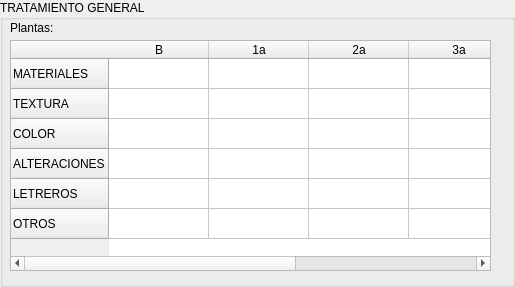
<?xml version="1.0" encoding="UTF-8"?>
<ui version="4.0">
 <class>TratamientoForm</class>
 <widget class="QGroupBox" name="TratamientoForm">
  <property name="geometry">
   <rect>
    <x>0</x>
    <y>0</y>
    <width>515</width>
    <height>287</height>
   </rect>
  </property>
  <property name="font">
   <font>
    <pointsize>9</pointsize>
   </font>
  </property>
  <property name="windowTitle">
   <string>Tratamiento General</string>
  </property>
  <property name="title">
   <string>TRATAMIENTO GENERAL</string>
  </property>
  <widget class="QLabel" name="tratPisosLbl">
   <property name="geometry">
    <rect>
     <x>10</x>
     <y>20</y>
     <width>52</width>
     <height>15</height>
    </rect>
   </property>
   <property name="text">
    <string>Plantas: </string>
   </property>
  </widget>
  <widget class="QTableWidget" name="tableWidget">
   <property name="geometry">
    <rect>
     <x>10</x>
     <y>40</y>
     <width>481</width>
     <height>231</height>
    </rect>
   </property>
   <row>
    <property name="text">
     <string>MATERIALES</string>
    </property>
   </row>
   <row>
    <property name="text">
     <string>TEXTURA</string>
    </property>
   </row>
   <row>
    <property name="text">
     <string>COLOR</string>
    </property>
   </row>
   <row>
    <property name="text">
     <string>ALTERACIONES</string>
    </property>
   </row>
   <row>
    <property name="text">
     <string>LETREROS</string>
    </property>
   </row>
   <row>
    <property name="text">
     <string>OTROS</string>
    </property>
   </row>
   <column>
    <property name="text">
     <string>B</string>
    </property>
   </column>
   <column>
    <property name="text">
     <string>1a</string>
    </property>
   </column>
   <column>
    <property name="text">
     <string>2a</string>
    </property>
   </column>
   <column>
    <property name="text">
     <string>3a</string>
    </property>
   </column>
   <column>
    <property name="text">
     <string>&gt;</string>
    </property>
   </column>
  </widget>
 </widget>
 <resources/>
 <connections/>
</ui>
